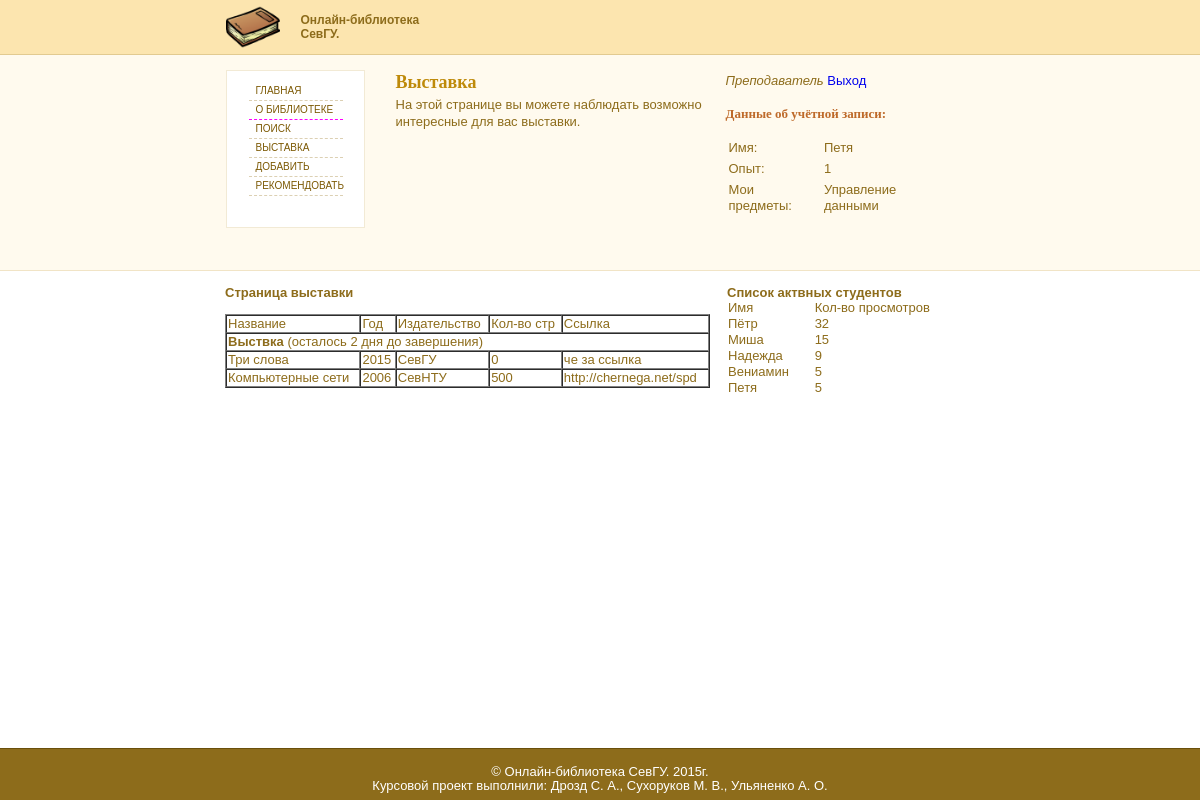
Page /index.php?action=show (signed in) on the committed database.
### tables this page shows
CREATE TABLE IF NOT EXISTS `reg` (
  `id` int(10) NOT NULL AUTO_INCREMENT,
  `login` varchar(255) NOT NULL,
  `password` varchar(255) NOT NULL,
  `email` varchar(255) NOT NULL,
  `access` varchar(25) NOT NULL,
  `hash` varchar(255) DEFAULT NULL,
  PRIMARY KEY (`id`)
);

CREATE TABLE IF NOT EXISTS `teacher` (
  `id_reg` int(10) NOT NULL,
  `experience` varchar(255) NOT NULL,
  PRIMARY KEY (`id_reg`)
);

CREATE TABLE IF NOT EXISTS `subject` (
  `id_subject` int(10) NOT NULL AUTO_INCREMENT,
  `name` varchar(255) NOT NULL,
  `id_direction` int(10) NOT NULL,
  PRIMARY KEY (`id_subject`,`id_direction`),
  UNIQUE KEY `id_subject` (`id_subject`),
  KEY `id_direction` (`id_direction`)
);

CREATE TABLE IF NOT EXISTS `show` (
  `id_show` int(10) NOT NULL AUTO_INCREMENT,
  `name` varchar(255) NOT NULL,
  `date_start` varchar(255) NOT NULL,
  `time` int(10) NOT NULL,
  PRIMARY KEY (`id_show`)
);

CREATE TABLE IF NOT EXISTS `resource` (
  `id_resource` int(10) NOT NULL AUTO_INCREMENT,
  `id_reg` int(10) NOT NULL,
  `name` varchar(255) NOT NULL,
  `year` int(10) NOT NULL,
  `publisher` varchar(255) NOT NULL,
  `pages` int(10) NOT NULL,
  `date_create` date NOT NULL,
  `reference` varchar(255) NOT NULL,
  PRIMARY KEY (`id_resource`)
);

### index.php (the view, shortened to what this page needs)
<!DOCTYPE html PUBLIC "-//W3C//DTD XHTML 1.0 Transitional//EN" "http://www.w3.org/TR/xhtml1/DTD/xhtml1-transitional.dtd">
<html xmlns="http://www.w3.org/1999/xhtml">
<head>
<link href="style.css" rel="stylesheet" type="text/css" />
</head>
<body>
<div id="TopMainPan">
  <div id="topPan">
    <div id="topheaderPan"> <a href=""><img src="images/logo.png" height="54" border="0"/></a>
      <p class="captiontext">Онлайн-библиотека СевГУ.</p>
    </div>
    <div id="topbodyleftPan">
      <ul>
        <li><a href = 'index.php'>Главная</a></li>
        <li  class="border"><a href="index.php?action=about">О библиотеке</a></li>
        <?php
			if (isset($_COOKIE['access'])){
				echo "<li><a href='index.php?action=search'>Поиск</a></li>";
				echo "<li><a href='index.php?action=show'>Выставка</a></li>";
				switch ($_COOKIE['access']){
					case 'Преподаватель':
						echo "<li><a href='index.php?action=add'>Добавить</a></li>";
						echo "<li><a href='index.php?action=recom'>Рекомендовать</a></li>";
						break;
				}
			}
        ?>
      </ul>
    </div>
    <div id="topbodycenterPan">
    </div>
    <div id="topbodyrightPan">
		<?php
			if (isset($_GET['action'])){
				switch($_GET['action']) {
					default:
						default_autorization();
						break;
				}
			}else{
				default_autorization();
			}
		?>
    </div>
  </div>
</div>
<div id="bodyMainPan">
  <div id="bodyleftPan">
    <?php
		get_body();
    ?>
   </div>
    <div id='bodyrightPan'>
	</div>
</div>
<div id="footermainPan">
	<div id = "footerPan">
		&copy; Онлайн-библиотека СевГУ. 2015г.<br>
		Курсовой проект выполнили: Дрозд С. А., Сухоруков М. В., Ульяненко А. О.
	</div>
</div>
</body>
</html>
<?php
	function default_autorization(){
		if (isset($_COOKIE['id'])){
			echo "<i>".$_COOKIE['access']."</i> <a href= 'logout.php'>Выход</a><br><br><h2>Данные об учётной записи:</h2><br>";
			switch ($_COOKIE['access']){
				case 'Преподаватель':
					get_teacher_info();
					break;
			}
		}else{
			echo "Здравствуй, гость"."<br><a href= 'index.php?action=in'>Войти</a><br><a href= 'index.php?action=reg'>Зарегистрироваться</a>";
		}
	}
	function get_teacher_info() {
		$query = "SELECT login FROM reg WHERE id = ".$_COOKIE['id'];
		$res = mysql_query($query) or die(mysql_error());
		$row = mysql_fetch_row($res);
		echo "<table>";
		echo "<tr>
					<td>Имя:</td>
					<td>".$row[0]."</td>
				</tr>";
		$query = "SELECT experience FROM teacher WHERE id_reg = ".$_COOKIE['id'];
		$res = mysql_query($query) or die(mysql_error());
		$row = mysql_fetch_row($res);
		echo "<tr>
					<td>Опыт:</td>
					<td>".$row[0]."</td>
				</tr>";
		$query = "select name from subject where id_subject in
		(SELECT id_subject FROM teacher_subject WHERE id_reg = ".$_COOKIE['id'].")";
		$res = mysql_query($query) or die(mysql_error());
		echo "<tr>
				<td>Мои предметы:</td>
				<td>";
		while ($row = mysql_fetch_row($res)) {
			echo $row[0].'<br>';
		}
		echo "</td></tr></table>";
	}
	function get_body(){
		if (isset($_GET['action'])){
			switch($_GET['action']) {
				case "show":
					require_once("show.php");
					break;
			}
		}else{
			require_once('main.php');
		}
	}
	function get_right_content(){
		if (isset($_COOKIE['access'])) {
			switch ($_COOKIE['access']) {
				case 'Преподаватель':
					require_once('top_students.php');
					break;
			}
		}else {
			get_banner();
		}
	}
?>

### show.php (shortened to what this page needs)
<b>Страница выставки</b><br><br>
<?php
	$query = "select id_show,name,(to_days(adddate(date_start, interval `time` day))-to_days(now())) from `show` where date_start < curdate() and adddate(date_start, interval `time` day) > curdate()";
	$sql = mysql_query($query) or die(mysql_error());
	if ($sql){
		echo '<table border = 1 cellspacing=0>';
		echo '<tr>
		<td>Название</td>
		<td>Год</td>
		<td>Издательство</td>
		<td>Кол-во стр</td>
		<td>Ссылка</td></tr>';
		while ($row = mysql_fetch_row($sql)) {
			echo '<tr>';
			echo '<td colspan=5><b>'.$row[1].'</b> (осталось '.$row[2].' дня до завершения)</td>';
			echo '</tr>';
			$query = "select id_resource,name,year,publisher,pages,reference from resource where id_resource in (select id_resource from item where id_show = ".$row[0].")";
			$q = mysql_query($query) or die(mysql_error());
			if ($q){
				if (mysql_num_rows($q) > 0){
					while ($row = mysql_fetch_row($q)) {
						echo '<tr>';
						for ($i = 1; $i<count($row); $i++)
							echo '<td>'.$row[$i].'</td>';
						echo '</tr>';
						change_views($row[0],$_COOKIE['id']);
					}
				}else{
					echo '<tr><td colspan=5>Выставка пуста</td></tr>';
				}
			}
		}
		echo '</table>';
	}
	function change_views($resource,$id_reg){
		$query = "select count from views where id_resource=".$resource." and id_reg = ".$id_reg;
		$q = mysql_query($query) or die(mysql_error());
		if (mysql_num_rows($q) > 0){
			$row = mysql_fetch_row($q);
			$query = "UPDATE `views` SET `count`=".($row[0]+1)." WHERE `id_resource`=".$resource." and `id_reg`=".$id_reg;
			$q = mysql_query($query) or die(mysql_error());
		}else{
			$query = "insert into `views` values(".$resource.",".$id_reg.",1)";
			$q = mysql_query($query) or die(mysql_error());
		}
	}
?>

### style.css (style rules this page uses)
table td { vertical-align: top; }
body { padding: 0px; margin: 0px; font: 13px/14px Arial, Helvetica, sans-serif; overflow-y: scroll; }
div, p, ul, h2, h3, form, label, select, img { padding: 0px; margin: 0px; }
ul { list-style-type: none; }
#TopMainPan { height: 270px; background: url(images/topbg.gif) 0 0 repeat-x #FFFAEE; color: #8D6C1B; border-bottom: 1px solid #F1E4C6; position: relative; margin: 0 auto; }
#topPan { width: 749px; position: relative; margin: 0 auto; }
#topheaderPan { width: 749px; height: 55px; position: relative; margin: 0 auto; }
#topheaderPan p.captiontext { width: 122px; background: #FCE5AF; color: #8D6C1B; font-size: 12px; font-weight: bold; position: absolute; top: 13px; left: 75px; }
#topbodyleftPan { width: 145px; float: left; padding: 15px 25px 0 0; }
#topbodyleftPan ul { width: 115px; height: 145px; background: #fff; color: #7C5904; border: 1px solid #F2EAD5; padding: 11px 0 0 22px; }
#topbodyleftPan ul li { width: 94px; height: 18px; border-bottom: 1px dashed #DCD0B3; }
#topbodyleftPan ul li a { width: 87px; height: 18px; display: block; background: #fff; color: #7C5904; font: 10px/18px "Trebuchet MS", Arial, Helvetica, sans-serif; text-decoration: none; text-transform: uppercase; padding: 0 0 0 7px; }
#topbodyleftPan ul li.border { border-bottom: 1px dashed #FF00FF; }
#topbodycenterPan { width: 310px; height: 150px; float: left; line-height: 1.3em; padding: 18px 10px 0 0; }
#topbodycenterPan h2 { color: #BE8A0A; font: 18px/19px Georgia, "Times New Roman", Times, serif; font-weight: bold; padding-bottom: 5px; }
#topbodyrightPan { width: 230px; height: 175px; float: left; line-height: 1.3em; padding: 18px 10px 0 10px; }
#topbodyrightPan a { text-decoration: none; }
#topbodyrightPan h2 { color: #BE6A2A; font: 13px/13px Georgia, "Times New Roman", Times, serif; font-weight: bold; }
#bodyMainPan { background: #fff; color: #8D6C1B; position: relative; margin: 0 auto; clear: both; width: 750px; padding: 15px 0 0; }
#bodyleftPan { width: 500px; margin: 0 auto; float: left; }
#bodyleftPan table { width: 485px; border-spacing: 0px; }
#bodyrightPan { width: 248px; float: right; }
#footermainPan { height: 35px; background: url(images/footerbg.gif) 0 0 repeat-x #8D6C1B; color: #fff; clear: both; padding: 17px 0 0; position: fixed; left: 0; bottom: 0; width: 100%; }
#footerPan { width: 749px; position: relative; margin: 0 auto; text-align: center; font-family: "Trebuchet MS", Arial, Helvetica, sans-serif; }

### rows in the picture
reg: login "Петя"
teacher: experience "1"
subject: name "Управление данными"
show: name "Выствка", row "2"
resource: name "Три слова", year "2015", publisher "СевГУ", pages "0", reference "че за ссылка"
resource: name "Компьютерные сети", year "2006", publisher "СевНТУ", pages "500", reference "http://chernega.net/spd"

### other values in the picture
$_COOKIE['access'] "Преподаватель"
$row[$i] "Пётр"
$row[$i] "32"
$row[$i] "Миша"
$row[$i] "15"
$row[$i] "Надежда"
$row[$i] "9"
$row[$i] "Вениамин"
$row[$i] "5"
$row[$i] "Петя"
